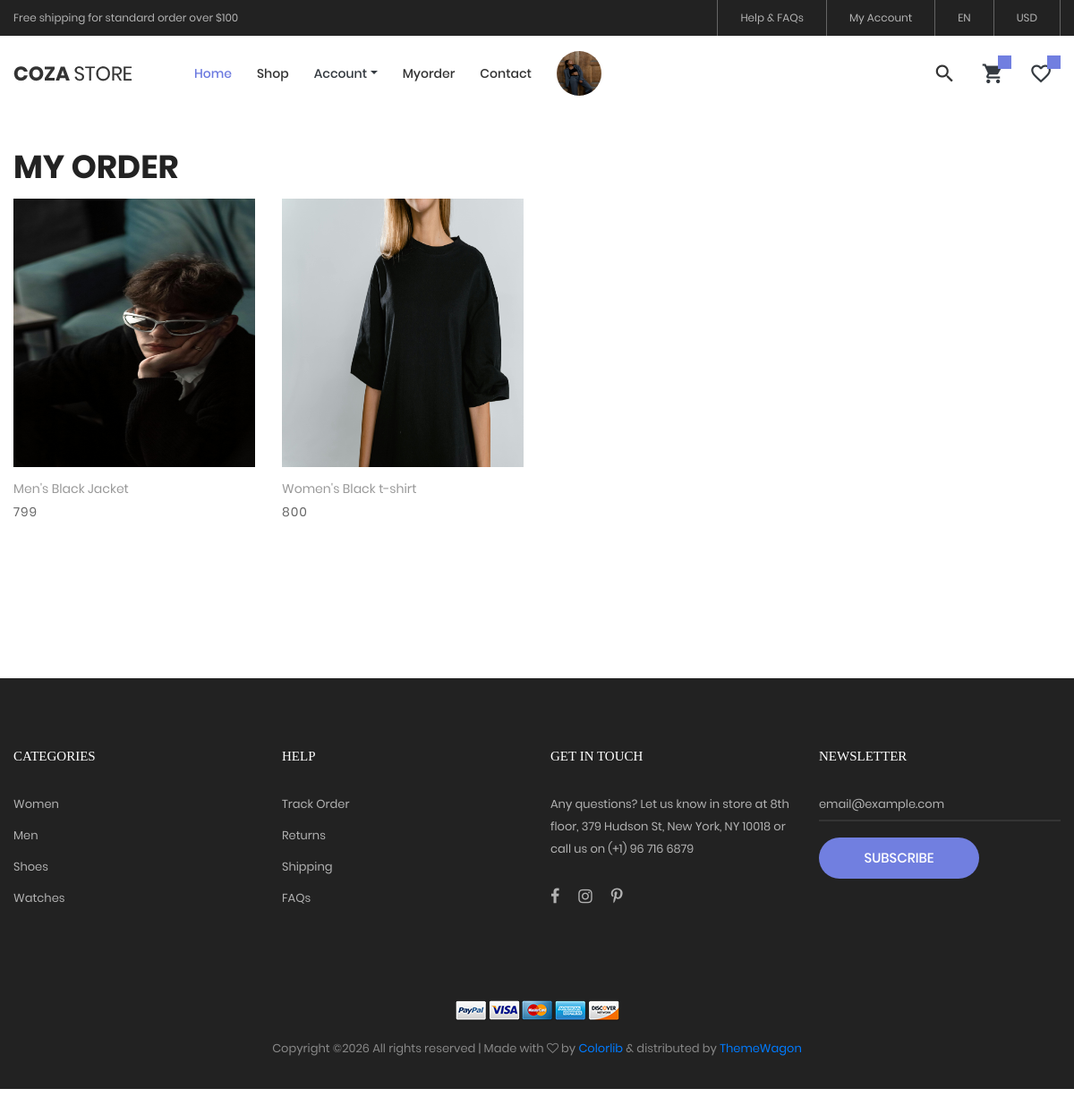
/myorder/ (signed in), run on the app's committed database.
### myapp/models.py (models this page shows, shortened)
class Cart(models.Model):
    user=models.ForeignKey(User,on_delete=models.CASCADE)
    product=models.ForeignKey(Product,on_delete=models.CASCADE)
    product_price=models.PositiveIntegerField()
    product_qty=models.PositiveIntegerField()
    total_price=models.PositiveIntegerField()
    payment_status=models.BooleanField(default=False)
    time=models.DateTimeField(default=timezone.now)

class Product(models.Model):
    category=(
        ("Men","Men"),
        ("Women","Women"),
        ("Accessories","Accessories"),
    )
    seller=models.ForeignKey(User,on_delete=models.CASCADE)
    product_category=models.CharField(max_length=100,choices=category)
    product_name=models.CharField(max_length=100)
    product_price=models.PositiveIntegerField()
    product_desc=models.TextField()
    product_image=models.ImageField(upload_to="product_images/")

### myapp/views.py (the view)
# urls.py: path('myorder/',views.myorder,name='myorder'),
def myorder(request):
    user=User.objects.get(email=request.session['email'])
    carts=Cart.objects.filter(user=user,payment_status=True)
    return render(request,'myorder.html',{'carts': carts})

### myapp/templates/myorder.html (shortened to what this page needs)
{% extends 'header.html' %}
{% load static %}
{% block content %}
<!DOCTYPE html>
<html lang="en">
<head>
</head>
<body class="animsition">
	<section class="bg0 p-t-23 p-b-140">
		<div class="container">
			<div class="p-b-15">
				<h3 class="ltext-103 cl5 p-t-104 " >
					My Order
				</h3>
			</div>
			<div class="row isotope-grid">
                {% if carts %}
                {% for i in carts %}
				<div class="col-sm-6 col-md-4 col-lg-3 p-b-35 isotope-item women">
					<div class="block2">
						<div class="block2-pic hov-img0">
							<img src="{{i.product.product_image.url}}" alt="IMG-PRODUCT" style="width: 300px; height: 300px;">
						</div>
						<div class="block2-txt flex-w flex-t p-t-14">
							<div class="block2-txt-child1 flex-col-l ">
								<a href="#" class="stext-104 cl4 hov-cl1 trans-04 js-name-b2 p-b-6">
									{{i.product.product_name}}
								</a>
								<span class="stext-105 cl3">
									{{i.product.product_price}}
								</span>
							</div>
						</div>
					</div>
				</div>
                {% endfor %}
                {% else %}
                <h1>Your myorder is empty.</h1>
                {% endif %}
			</div>
		</div>
	</section>
</body>
</html>
{% endblock %}

### myapp/static/css/main.css (style rules this page uses)
.container { max-width: 1380px; }
@media (max-width: 1600px) { .container { max-width: 1200px; } }
.block2-pic { position: relative; }
.block2-txt-child1 { width: calc(100% - 30px); }
.cl3 { color: #666; }
.cl4 { color: #999; }
.cl5 { color: #222; }
.stext-104 { font-family: Poppins-Regular; font-size: 14px; line-height: 1.466667; }
.stext-105 { font-family: Poppins-Regular; font-size: 14px; line-height: 1.466667; letter-spacing: 1px; }
.ltext-103 { font-family: Poppins-Bold; font-size: 36px; line-height: 1.1; text-transform: uppercase; }
.bg0 { background-color: #fff; }
.hov-img0 { display: block; overflow: hidden; }
.hov-img0 img { width: 100%; -webkit-transition: transform 0.9s ease; -o-transition: transform 0.9s ease; -moz-transition: transform 0.9s ease; transition: transform 0.9s ease; }

### data on the page
Cart: product.product_image (picture), product.product_name "Men's Black Jacket", product.product_price "799"
Cart: product.product_image (picture), product.product_name "Women's Black t-shirt", product.product_price "800"
